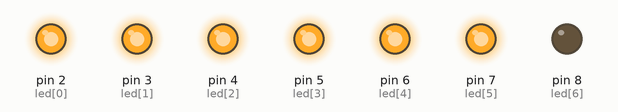
This sketch was run on a simulated Arduino Uno, built with avr-gcc and run on an emulated ATmega328P. Shown: output pins drawn as LEDs (lit = HIGH).

Above: at 0.2 s.
At 1.7 s:
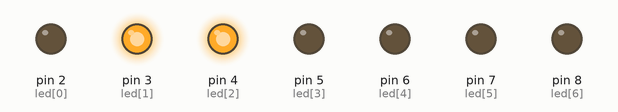
Timing chart, 0 to 3.0 s (numbered marks = the images above):
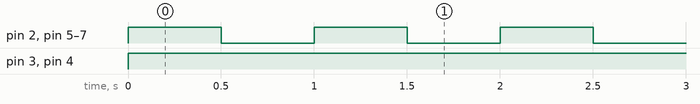

Measured:
- by itself, pin 2 (led[0]), pin 5 (led[3]), pin 6 (led[4]), pin 7 (led[5]): alternates HIGH for 0.50 s and LOW for 0.50 s
- by itself, pin 3 (led[1]), pin 4 (led[2]): LOW → HIGH at 0.00 s

The sketch:

SevenSegmentZeroOne.ino
```cpp
const unsigned int led[7] = {2, 3, 4, 5 ,6 ,7 ,8};


const unsigned int num_0[7] = { 1, 1, 1 ,1 , 1, 1, 0 }; // 0
const unsigned int num_1[7] = { 0, 1, 1 ,0 , 0, 0, 0 }; // 1


void display_init(){
  for(int x=0;x<7;x++){
    pinMode(led[x], OUTPUT);
  }
}

void display_clear(){
  for(int x=0;x<7;x++){
    digitalWrite(led[x], LOW);
  }
}

void setup(){
  display_init();
  display_clear();
}

void loop(){
  for(int x=0;x<7;x++){
    digitalWrite(led[x], num_0[x]);
  }
  delay(500);
  for(int x=0;x<7;x++){
    digitalWrite(led[x], num_1[x]);
  }
  delay(500);
}
```
